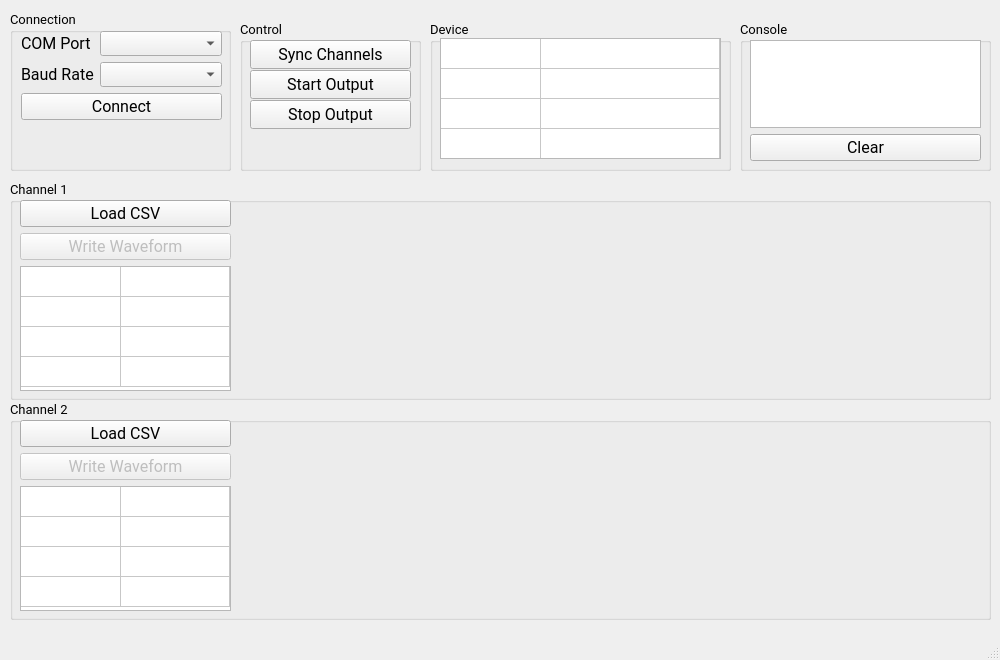
<?xml version="1.0" encoding="UTF-8"?>
<ui version="4.0">
 <author>Gregory Eakins</author>
 <class>MainWindow</class>
 <widget class="QMainWindow" name="MainWindow">
  <property name="geometry">
   <rect>
    <x>0</x>
    <y>0</y>
    <width>1000</width>
    <height>660</height>
   </rect>
  </property>
  <property name="windowTitle">
   <string>Wave Writer</string>
  </property>
  <property name="windowIcon">
   <iconset resource="resources.qrc">
    <normaloff>:/WaveWriterGUI/windowbar256</normaloff>:/WaveWriterGUI/windowbar256</iconset>
  </property>
  <widget class="QWidget" name="centralwidget">
   <widget class="QGroupBox" name="groupBox">
    <property name="geometry">
     <rect>
      <x>10</x>
      <y>180</y>
      <width>981</width>
      <height>220</height>
     </rect>
    </property>
    <property name="font">
     <font>
      <family>Roboto</family>
      <pointsize>10</pointsize>
     </font>
    </property>
    <property name="title">
     <string>Channel 1</string>
    </property>
    <widget class="PlotWidget" name="graphChannelA" native="true">
     <property name="geometry">
      <rect>
       <x>230</x>
       <y>20</y>
       <width>741</width>
       <height>191</height>
      </rect>
     </property>
    </widget>
    <widget class="QWidget" name="layoutWidget">
     <property name="geometry">
      <rect>
       <x>10</x>
       <y>20</y>
       <width>211</width>
       <height>191</height>
      </rect>
     </property>
     <layout class="QVBoxLayout" name="verticalLayout">
      <item>
       <widget class="QPushButton" name="button_LoadCSV_ChanA">
        <property name="enabled">
         <bool>true</bool>
        </property>
        <property name="font">
         <font>
          <family>Roboto</family>
          <pointsize>12</pointsize>
         </font>
        </property>
        <property name="text">
         <string>Load CSV</string>
        </property>
       </widget>
      </item>
      <item>
       <widget class="QPushButton" name="button_writeData_ChanA">
        <property name="enabled">
         <bool>false</bool>
        </property>
        <property name="font">
         <font>
          <family>Roboto</family>
          <pointsize>12</pointsize>
         </font>
        </property>
        <property name="text">
         <string>Write Waveform</string>
        </property>
       </widget>
      </item>
      <item>
       <widget class="QTableWidget" name="tableWidget_ChanA">
        <property name="font">
         <font>
          <family>Roboto</family>
          <pointsize>8</pointsize>
         </font>
        </property>
        <property name="verticalScrollBarPolicy">
         <enum>Qt::ScrollBarAlwaysOff</enum>
        </property>
        <property name="horizontalScrollBarPolicy">
         <enum>Qt::ScrollBarAlwaysOff</enum>
        </property>
        <property name="autoScroll">
         <bool>false</bool>
        </property>
        <property name="showGrid">
         <bool>true</bool>
        </property>
        <property name="wordWrap">
         <bool>false</bool>
        </property>
        <property name="cornerButtonEnabled">
         <bool>false</bool>
        </property>
        <property name="rowCount">
         <number>4</number>
        </property>
        <property name="columnCount">
         <number>2</number>
        </property>
        <attribute name="horizontalHeaderVisible">
         <bool>false</bool>
        </attribute>
        <attribute name="horizontalHeaderStretchLastSection">
         <bool>true</bool>
        </attribute>
        <attribute name="verticalHeaderVisible">
         <bool>false</bool>
        </attribute>
        <attribute name="verticalHeaderStretchLastSection">
         <bool>false</bool>
        </attribute>
        <row>
         <property name="text">
          <string>Data Length</string>
         </property>
        </row>
        <row>
         <property name="text">
          <string>Repeat Rate</string>
         </property>
        </row>
        <row/>
        <row/>
        <column>
         <property name="text">
          <string>Parameter</string>
         </property>
        </column>
        <column>
         <property name="text">
          <string>Value</string>
         </property>
        </column>
       </widget>
      </item>
     </layout>
    </widget>
   </widget>
   <widget class="QGroupBox" name="groupBox_2">
    <property name="geometry">
     <rect>
      <x>10</x>
      <y>10</y>
      <width>221</width>
      <height>161</height>
     </rect>
    </property>
    <property name="font">
     <font>
      <family>Roboto</family>
      <pointsize>10</pointsize>
     </font>
    </property>
    <property name="title">
     <string>Connection</string>
    </property>
    <widget class="QWidget" name="layoutWidget">
     <property name="geometry">
      <rect>
       <x>11</x>
       <y>21</y>
       <width>201</width>
       <height>111</height>
      </rect>
     </property>
     <layout class="QFormLayout" name="formLayout">
      <item row="0" column="0">
       <widget class="QLabel" name="label">
        <property name="font">
         <font>
          <family>Roboto</family>
          <pointsize>12</pointsize>
          <weight>50</weight>
          <bold>false</bold>
         </font>
        </property>
        <property name="text">
         <string>COM Port</string>
        </property>
       </widget>
      </item>
      <item row="0" column="1">
       <widget class="QComboBox" name="combo_SerialPort"/>
      </item>
      <item row="1" column="0">
       <widget class="QLabel" name="label_2">
        <property name="font">
         <font>
          <family>Roboto</family>
          <pointsize>12</pointsize>
          <weight>50</weight>
          <bold>false</bold>
         </font>
        </property>
        <property name="text">
         <string>Baud Rate</string>
        </property>
       </widget>
      </item>
      <item row="1" column="1">
       <widget class="QComboBox" name="combo_BaudRate"/>
      </item>
      <item row="2" column="0" colspan="2">
       <widget class="QPushButton" name="button_ConnectToPort">
        <property name="font">
         <font>
          <family>Roboto</family>
          <pointsize>12</pointsize>
          <weight>50</weight>
          <bold>false</bold>
         </font>
        </property>
        <property name="text">
         <string>Connect</string>
        </property>
       </widget>
      </item>
     </layout>
    </widget>
   </widget>
   <widget class="QGroupBox" name="groupBox_3">
    <property name="geometry">
     <rect>
      <x>10</x>
      <y>400</y>
      <width>981</width>
      <height>220</height>
     </rect>
    </property>
    <property name="font">
     <font>
      <family>Roboto</family>
      <pointsize>10</pointsize>
     </font>
    </property>
    <property name="title">
     <string>Channel 2</string>
    </property>
    <widget class="PlotWidget" name="graphChannelB" native="true">
     <property name="geometry">
      <rect>
       <x>230</x>
       <y>20</y>
       <width>741</width>
       <height>191</height>
      </rect>
     </property>
    </widget>
    <widget class="QWidget" name="layoutWidget">
     <property name="geometry">
      <rect>
       <x>10</x>
       <y>20</y>
       <width>211</width>
       <height>191</height>
      </rect>
     </property>
     <layout class="QVBoxLayout" name="verticalLayout_2">
      <item>
       <widget class="QPushButton" name="button_LoadCSV_ChanB">
        <property name="enabled">
         <bool>true</bool>
        </property>
        <property name="font">
         <font>
          <family>Roboto</family>
          <pointsize>12</pointsize>
         </font>
        </property>
        <property name="text">
         <string>Load CSV</string>
        </property>
       </widget>
      </item>
      <item>
       <widget class="QPushButton" name="button_writeData_ChanB">
        <property name="enabled">
         <bool>false</bool>
        </property>
        <property name="font">
         <font>
          <family>Roboto</family>
          <pointsize>12</pointsize>
         </font>
        </property>
        <property name="text">
         <string>Write Waveform</string>
        </property>
       </widget>
      </item>
      <item>
       <widget class="QTableWidget" name="tableWidget_ChanB">
        <property name="font">
         <font>
          <family>Roboto</family>
          <pointsize>10</pointsize>
         </font>
        </property>
        <property name="verticalScrollBarPolicy">
         <enum>Qt::ScrollBarAlwaysOff</enum>
        </property>
        <property name="horizontalScrollBarPolicy">
         <enum>Qt::ScrollBarAlwaysOff</enum>
        </property>
        <property name="autoScroll">
         <bool>false</bool>
        </property>
        <property name="showGrid">
         <bool>true</bool>
        </property>
        <property name="wordWrap">
         <bool>false</bool>
        </property>
        <property name="cornerButtonEnabled">
         <bool>false</bool>
        </property>
        <property name="rowCount">
         <number>4</number>
        </property>
        <property name="columnCount">
         <number>2</number>
        </property>
        <attribute name="horizontalHeaderVisible">
         <bool>false</bool>
        </attribute>
        <attribute name="horizontalHeaderStretchLastSection">
         <bool>true</bool>
        </attribute>
        <attribute name="verticalHeaderVisible">
         <bool>false</bool>
        </attribute>
        <attribute name="verticalHeaderStretchLastSection">
         <bool>false</bool>
        </attribute>
        <row>
         <property name="text">
          <string>Data Length</string>
         </property>
        </row>
        <row>
         <property name="text">
          <string>Repeat Rate</string>
         </property>
        </row>
        <row/>
        <row/>
        <column>
         <property name="text">
          <string>Parameter</string>
         </property>
        </column>
        <column>
         <property name="text">
          <string>Value</string>
         </property>
        </column>
       </widget>
      </item>
     </layout>
    </widget>
   </widget>
   <widget class="QGroupBox" name="groupBox_Control">
    <property name="geometry">
     <rect>
      <x>240</x>
      <y>20</y>
      <width>181</width>
      <height>151</height>
     </rect>
    </property>
    <property name="font">
     <font>
      <family>Roboto</family>
      <pointsize>10</pointsize>
     </font>
    </property>
    <property name="title">
     <string>Control</string>
    </property>
    <widget class="QPushButton" name="button_SyncChannels">
     <property name="geometry">
      <rect>
       <x>10</x>
       <y>20</y>
       <width>161</width>
       <height>29</height>
      </rect>
     </property>
     <property name="font">
      <font>
       <family>Roboto</family>
       <pointsize>12</pointsize>
       <weight>50</weight>
       <bold>false</bold>
      </font>
     </property>
     <property name="text">
      <string>Sync Channels</string>
     </property>
    </widget>
    <widget class="QPushButton" name="button_StopOutput">
     <property name="geometry">
      <rect>
       <x>10</x>
       <y>80</y>
       <width>161</width>
       <height>29</height>
      </rect>
     </property>
     <property name="font">
      <font>
       <family>Roboto</family>
       <pointsize>12</pointsize>
       <weight>50</weight>
       <bold>false</bold>
      </font>
     </property>
     <property name="text">
      <string>Stop Output</string>
     </property>
    </widget>
    <widget class="QPushButton" name="button_StartOutput">
     <property name="geometry">
      <rect>
       <x>10</x>
       <y>50</y>
       <width>161</width>
       <height>29</height>
      </rect>
     </property>
     <property name="font">
      <font>
       <family>Roboto</family>
       <pointsize>12</pointsize>
       <weight>50</weight>
       <bold>false</bold>
      </font>
     </property>
     <property name="text">
      <string>Start Output</string>
     </property>
    </widget>
   </widget>
   <widget class="QGroupBox" name="groupBox_Device">
    <property name="geometry">
     <rect>
      <x>430</x>
      <y>20</y>
      <width>301</width>
      <height>151</height>
     </rect>
    </property>
    <property name="font">
     <font>
      <family>Roboto</family>
      <pointsize>10</pointsize>
     </font>
    </property>
    <property name="title">
     <string>Device</string>
    </property>
    <widget class="QTableWidget" name="tableWidget_Device">
     <property name="geometry">
      <rect>
       <x>10</x>
       <y>18</y>
       <width>281</width>
       <height>121</height>
      </rect>
     </property>
     <property name="font">
      <font>
       <family>Roboto</family>
       <pointsize>8</pointsize>
       <weight>50</weight>
       <bold>false</bold>
      </font>
     </property>
     <property name="verticalScrollBarPolicy">
      <enum>Qt::ScrollBarAlwaysOff</enum>
     </property>
     <property name="horizontalScrollBarPolicy">
      <enum>Qt::ScrollBarAlwaysOff</enum>
     </property>
     <property name="autoScroll">
      <bool>false</bool>
     </property>
     <property name="showGrid">
      <bool>true</bool>
     </property>
     <property name="wordWrap">
      <bool>false</bool>
     </property>
     <property name="cornerButtonEnabled">
      <bool>false</bool>
     </property>
     <property name="rowCount">
      <number>4</number>
     </property>
     <property name="columnCount">
      <number>2</number>
     </property>
     <attribute name="horizontalHeaderVisible">
      <bool>false</bool>
     </attribute>
     <attribute name="horizontalHeaderStretchLastSection">
      <bool>true</bool>
     </attribute>
     <attribute name="verticalHeaderVisible">
      <bool>false</bool>
     </attribute>
     <attribute name="verticalHeaderStretchLastSection">
      <bool>false</bool>
     </attribute>
     <row>
      <property name="text">
       <string>Data Length</string>
      </property>
     </row>
     <row>
      <property name="text">
       <string>Repeat Rate</string>
      </property>
     </row>
     <row/>
     <row/>
     <column>
      <property name="text">
       <string>Parameter</string>
      </property>
     </column>
     <column>
      <property name="text">
       <string>Value</string>
      </property>
     </column>
    </widget>
   </widget>
   <widget class="QGroupBox" name="groupBox_Device_2">
    <property name="geometry">
     <rect>
      <x>740</x>
      <y>20</y>
      <width>251</width>
      <height>151</height>
     </rect>
    </property>
    <property name="font">
     <font>
      <family>Roboto</family>
      <pointsize>10</pointsize>
     </font>
    </property>
    <property name="title">
     <string>Console</string>
    </property>
    <widget class="QWidget" name="layoutWidget">
     <property name="geometry">
      <rect>
       <x>10</x>
       <y>20</y>
       <width>231</width>
       <height>121</height>
      </rect>
     </property>
     <layout class="QVBoxLayout" name="verticalLayout_3">
      <item>
       <widget class="QTextEdit" name="textEdit_ReceivedData"/>
      </item>
      <item>
       <widget class="QPushButton" name="button_clearConsole">
        <property name="font">
         <font>
          <family>Roboto</family>
          <pointsize>12</pointsize>
          <weight>50</weight>
          <bold>false</bold>
         </font>
        </property>
        <property name="text">
         <string>Clear</string>
        </property>
       </widget>
      </item>
     </layout>
    </widget>
   </widget>
  </widget>
  <widget class="QMenuBar" name="menubar">
   <property name="geometry">
    <rect>
     <x>0</x>
     <y>0</y>
     <width>1000</width>
     <height>21</height>
    </rect>
   </property>
  </widget>
  <widget class="QStatusBar" name="statusbar"/>
 </widget>
 <customwidgets>
  <customwidget>
   <class>PlotWidget</class>
   <extends>QWidget</extends>
   <header>pyqtgraph</header>
   <container>1</container>
  </customwidget>
 </customwidgets>
 <resources>
  <include location="resources.qrc"/>
 </resources>
 <connections/>
</ui>
